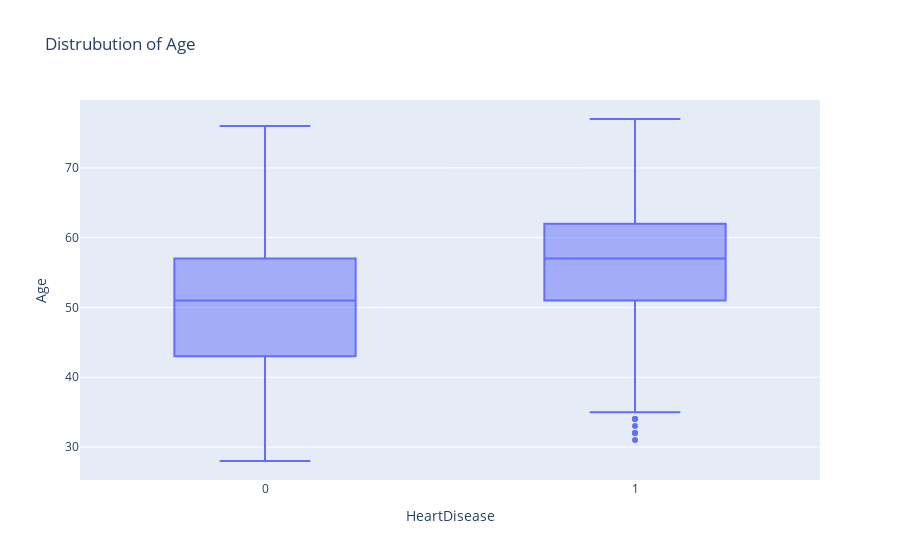

The cell this chart's notebook holds for it:
### Markdown cell above
* Из распределения по возрастным группам видим, что самая опасная группа 60-70.
* Группа 70-80 нерепрезентативна, т.к. в нее попало всего лишь 24 наблюдения. 
* При переходе от возрастной группы (50-60] к (60-70] доля больных сердечным заболеванием возрастает с 58.27% до 73.60% на 15.32%

### Code cell
fig = px.box(df,y="Age",x="HeartDisease",title=f"Distrubution of Age")
fig.show()

### Figure 1 — Plotly figure (JSON) as saved in the notebook; plotly's stock layout.template omitted (floating-point values rounded to 4 significant figures; data arrays with more than 128 entries replaced by an {"elided": "..."} marker saying what was removed)
{"data": [{"alignmentgroup": "True", "hovertemplate": "HeartDisease=%{x}<br>Age=%{y}<extra></extra>", "legendgroup": "", "marker": {"color": "#636efa"}, "name": "", "notched": false, "offsetgroup": "", "orientation": "v", "showlegend": false, "type": "box", "x": {"elided": "918 int values"}, "x0": " ", "xaxis": "x", "y": {"elided": "918 int values"}, "y0": " ", "yaxis": "y"}], "layout": {"boxmode": "group", "legend": {"tracegroupgap": 0}, "title": {"text": "Distrubution of Age"}, "xaxis": {"anchor": "y", "domain": [0, 1], "title": {"text": "HeartDisease"}}, "yaxis": {"anchor": "x", "domain": [0, 1], "title": {"text": "Age"}}}}
